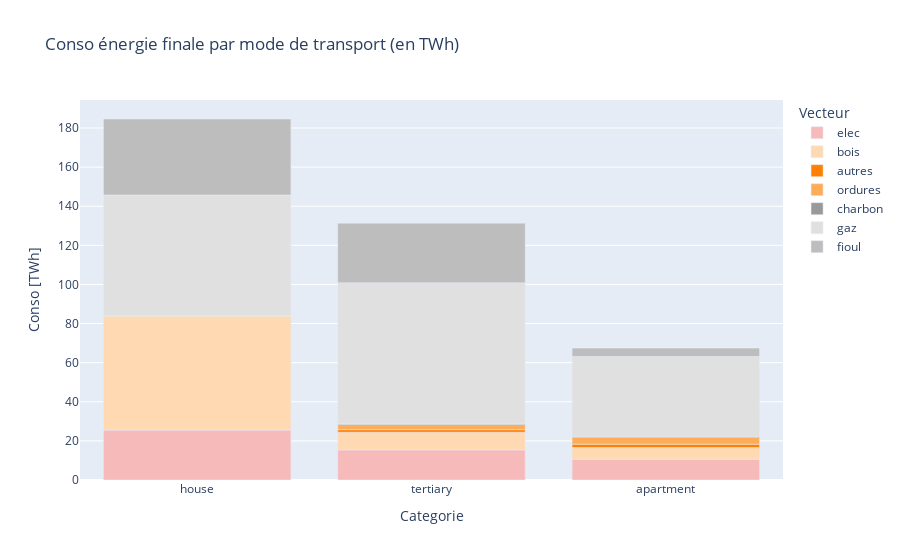

The code cell stored with this chart in its notebook:
### Markdown cell above
### 4.1 Situation initiale <a class="anchor" id="actuel"></a>

### Code cell
### categories pour avoir des groupes de couleurs dans les graphiques
# col_class_dict={'Bus et cars GNV' : 1, 'Bus et cars H2':1, 'Bus et cars diesel':1, 'Bus et cars électrique':1,
#  'Rail court':2, 'Rail long':2, 'Camion fret' : 2,'camion fret H2' : 2,
#                 'VP GNV':3, 'VP fuel':3, 'VP électrique':3,
#  'VUL GNV':4, 'VUL fuel':4, 'VUL électrique':4,
#  'aerien_international':5, 'aerien_interne':5, 'aerien_outre_mer':5,
#  'deux roues diesel':6, 'deux roues électrique':6,
#  'Avion fret  international': 7, 'Bateau fret  international': 7,'Train fret':7}
# import plotly.express as px

col_class_dict={'elec' : 1, 'bois':2, 'ordures' : 2, 'autres':2, 'gaz':3, 'fioul':3,
 'charbon':3}


Var = "conso"
all_columns=[Var + "_" + Vec for Vec in sim_param['Vecteurs']]
y_df = sim_stock_df.loc[(2021,slice(None),slice(None))].reset_index().set_index(['Energy_source','building_type','old_new']).filter(all_columns)
y_df = pd.melt(y_df,value_name=Var,ignore_index=False)
y_df[['v1','Vecteur']]=y_df['variable'].str.split('_',expand=True)
y_df=y_df.drop(['v1','variable'],axis=1)
y_df=y_df.reset_index().groupby(['building_type','Vecteur']).sum().reset_index()
# y_df = y_df.loc[y_df["year"]==2021]
y_df[Var]=y_df[Var]/10**9
color_dict = gen_grouped_color_map(col_class_dict)
y_df["class"]=[col_class_dict[cat] for cat in y_df["Vecteur"]]
y_df=y_df.sort_values(by=['class'])

locals()[Var] = y_df.copy()

fig = px.bar(y_df,x="building_type", y=Var, color="Vecteur", title="Wide-Form Input",color_discrete_map=color_dict)
fig=fig.update_layout(title_text="Conso énergie finale par mode de transport (en TWh)", xaxis_title="Categorie",yaxis_title="Conso [TWh]")
fig.show()

### Figure 1 — Plotly figure (JSON) as saved in the notebook; plotly's stock layout.template omitted (floating-point values rounded to 4 significant figures)
{"data": [{"alignmentgroup": "True", "hovertemplate": "Vecteur=elec<br>building_type=%{x}<br>conso=%{y}<extra></extra>", "legendgroup": "elec", "marker": {"color": "#f7babb", "pattern": {"shape": ""}}, "name": "elec", "offsetgroup": "elec", "orientation": "v", "showlegend": true, "textposition": "auto", "type": "bar", "x": ["house", "tertiary", "apartment"], "xaxis": "x", "y": [25.52, 15.41, 10.65], "yaxis": "y"}, {"alignmentgroup": "True", "hovertemplate": "Vecteur=bois<br>building_type=%{x}<br>conso=%{y}<extra></extra>", "legendgroup": "bois", "marker": {"color": "#ffd9b2", "pattern": {"shape": ""}}, "name": "bois", "offsetgroup": "bois", "orientation": "v", "showlegend": true, "textposition": "auto", "type": "bar", "x": ["tertiary", "house", "apartment"], "xaxis": "x", "y": [9.026, 58.44, 5.984], "yaxis": "y"}, {"alignmentgroup": "True", "hovertemplate": "Vecteur=autres<br>building_type=%{x}<br>conso=%{y}<extra></extra>", "legendgroup": "autres", "marker": {"color": "#ff7f00", "pattern": {"shape": ""}}, "name": "autres", "offsetgroup": "autres", "orientation": "v", "showlegend": true, "textposition": "auto", "type": "bar", "x": ["tertiary", "apartment", "house"], "xaxis": "x", "y": [1.296, 1.678, 0.02766], "yaxis": "y"}, {"alignmentgroup": "True", "hovertemplate": "Vecteur=ordures<br>building_type=%{x}<br>conso=%{y}<extra></extra>", "legendgroup": "ordures", "marker": {"color": "#ffac59", "pattern": {"shape": ""}}, "name": "ordures", "offsetgroup": "ordures", "orientation": "v", "showlegend": true, "textposition": "auto", "type": "bar", "x": ["house", "apartment", "tertiary"], "xaxis": "x", "y": [0.05716, 3.469, 2.678], "yaxis": "y"}, {"alignmentgroup": "True", "hovertemplate": "Vecteur=charbon<br>building_type=%{x}<br>conso=%{y}<extra></extra>", "legendgroup": "charbon", "marker": {"color": "#999999", "pattern": {"shape": ""}}, "name": "charbon", "offsetgroup": "charbon", "orientation": "v", "showlegend": true, "textposition": "auto", "type": "bar", "x": ["house", "apartment", "tertiary"], "xaxis": "x", "y": [0.008528, 0.5175, 0.3996], "yaxis": "y"}, {"alignmentgroup": "True", "hovertemplate": "Vecteur=gaz<br>building_type=%{x}<br>conso=%{y}<extra></extra>", "legendgroup": "gaz", "marker": {"color": "#e0e0e0", "pattern": {"shape": ""}}, "name": "gaz", "offsetgroup": "gaz", "orientation": "v", "showlegend": true, "textposition": "auto", "type": "bar", "x": ["tertiary", "house", "apartment"], "xaxis": "x", "y": [72.05, 61.68, 40.86], "yaxis": "y"}, {"alignmentgroup": "True", "hovertemplate": "Vecteur=fioul<br>building_type=%{x}<br>conso=%{y}<extra></extra>", "legendgroup": "fioul", "marker": {"color": "#bdbdbd", "pattern": {"shape": ""}}, "name": "fioul", "offsetgroup": "fioul", "orientation": "v", "showlegend": true, "textposition": "auto", "type": "bar", "x": ["house", "apartment", "tertiary"], "xaxis": "x", "y": [38.87, 4.296, 30.46], "yaxis": "y"}], "layout": {"barmode": "relative", "legend": {"title": {"text": "Vecteur"}, "tracegroupgap": 0}, "title": {"text": "Conso énergie finale par mode de transport (en TWh)"}, "xaxis": {"anchor": "y", "domain": [0, 1], "title": {"text": "Categorie"}}, "yaxis": {"anchor": "x", "domain": [0, 1], "title": {"text": "Conso [TWh]"}}}}
